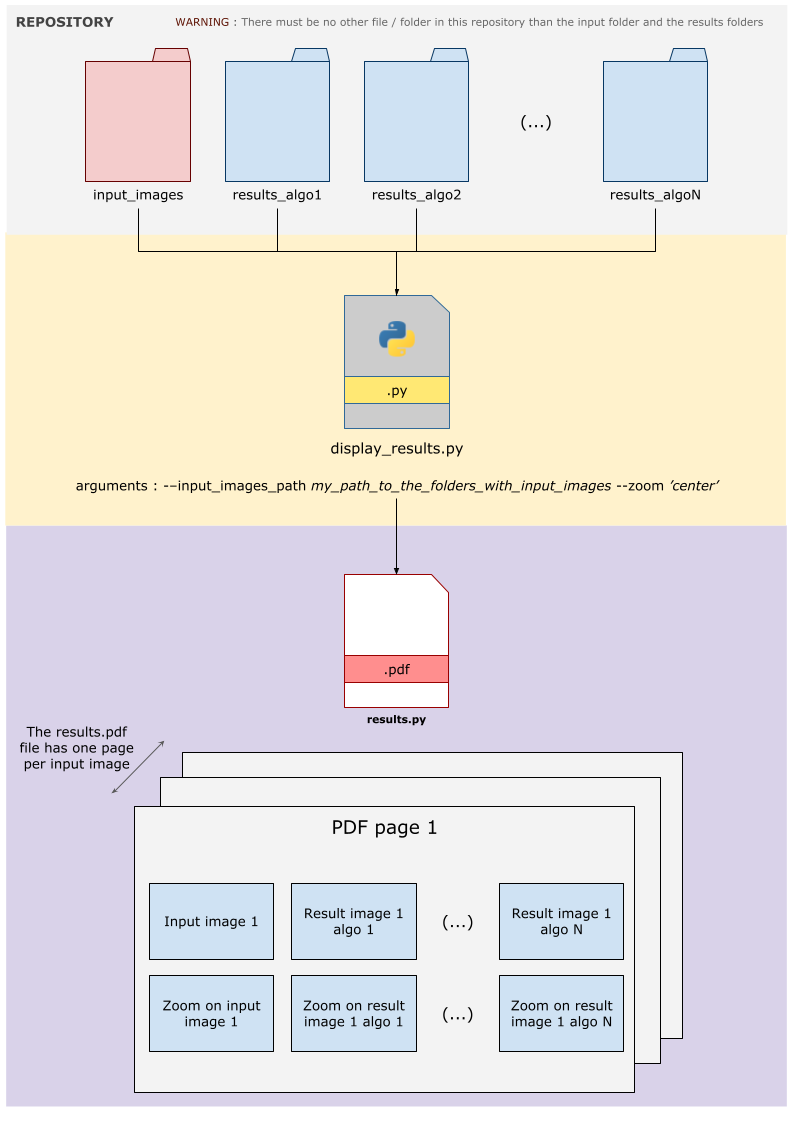
#> input picture display_tool/illustrations/display_tool.png, 793 x 1121 px
$ python central_crop.py --folder_path display_tool/illustrations --output_dir out --width_max 100 --height_max 100
#> lines starting #> are read from the running program, lines starting #| are printed output that depends on the picture
"""This python script enables to central crop all images in a folder if their width or height exceed
some given limits.

All images are then copy pasted to an output directory, which then stores all cropped images.

If an image from the input folder has a shape which is bellow the given limits, it will be simply
copy pasted.
"""

 # --------------- IMPORTS ----------------------------------------------------------------------------

import os
import cv2
import argparse

from tqdm import tqdm

# --------------- PARSING ARGUMENTS -------------------------------------------------------------------

parser = argparse.ArgumentParser()

parser.add_argument('--folder_path', type=str, required=True, help='path to images folder')
parser.add_argument('--output_dir', type=str, required=True, help='new repository to save cropped images')
parser.add_argument('--width_max', type=int, required=True, help='max image width before central cropping')
parser.add_argument('--height_max', type=int, required=True, help='max image height before central cropping')

args = parser.parse_args()

folder_path = args.folder_path
output_dir = args.output_dir
width_max = args.width_max
height_max = args.height_max

input_folder_basename = os.path.basename(folder_path)
output_dir_basename = os.path.basename(output_dir)

# --------------- CODE --------------------------------------------------------------------------------

i = 0
j = 0

print(f"\n\nLaunching central_crop python file with parameters : \n")
print(f"\twidth maximal : {width_max}")
print(f"\theight maximal : {height_max} \n")

# let's check that the output folder exists and if not lets create it
if not os.path.exists(output_dir):
    os.makedirs(output_dir)

print(f'Start processing folder {folder_path}...\n')

# we parse all elements in the input folder
for image_name in tqdm(os.listdir(folder_path), desc=f'Parsing {input_folder_basename}: '):

    image_extension = os.path.splitext(image_name)[1]
    image_basename = os.path.splitext(image_name)[0]

    if image_extension not in ['.jpg', '.jpeg', '.png', '.JPG']:

        print(f'\nFile detected as not image : {image_name}. Just passing by...')
        print(f'\n-------------------------------------------------- \n')

        continue

    image_path = os.path.join(folder_path, image_name)

    image = cv2.imread(image_path)
#> image is the input picture: shape (1121, 793, 3); mean B, G, R 225, 225.9, 230.1

    width_image, height_image, channels = image.shape
#> width_image = 1121; height_image = 793; channels = 3

    if (width_image <= width_max+1) and (height_image <= height_max+1):

        os.system(f'cp {image_path} {output_dir}')

        j += 1

        continue

    x_center, y_center = width_image//2, height_image//2
#> x_center = 560; y_center = 396

    # if the image is wider AND higher than the maximal sizes
    if (width_image > width_max+1) and (height_image > height_max+1):

        x_margin, y_margin = (width_image - width_max)//2, (height_image - height_max)//2
#> x_margin = 510; y_margin = 346

        cropped_image = image[x_margin:-x_margin, y_margin:-y_margin, :]
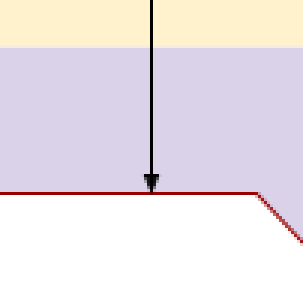
#> cropped_image: shape (101, 101, 3) (shown 3 times larger); mean B, G, R 232, 226.7, 233.6

        cropped_image_name = image_basename + '_cc' + image_extension

        if cv2.imwrite(os.path.join(output_dir, cropped_image_name), cropped_image):
            i += 1

    # if the image is only wider but less high than the maximal sizes
    elif (width_image > width_max+1) and (height_image <= height_max+1):

        x_margin = (width_image - width_max)//2

        cropped_image = image[x_margin:-x_margin,:,:]

        cropped_image_name = image_basename + '_cc' + image_extension

        if cv2.imwrite(os.path.join(output_dir, cropped_image_name), cropped_image):
            i += 1

    # if the image is only higher but less width than the maximal sizes
    elif (width_image <= width_max+1) and (height_image > height_max+1):

        y_margin = (height_image - height_max)//2

        cropped_image = image[:,y_margin:-y_margin,:]

        cropped_image_name = image_basename + '_cc' + image_extension

        if cv2.imwrite(os.path.join(output_dir, cropped_image_name), cropped_image):
            i += 1
#> pass 2 of the loop `for image_name in tqdm(os.listdir(folder_path), desc=f'Parsing {input_..`:
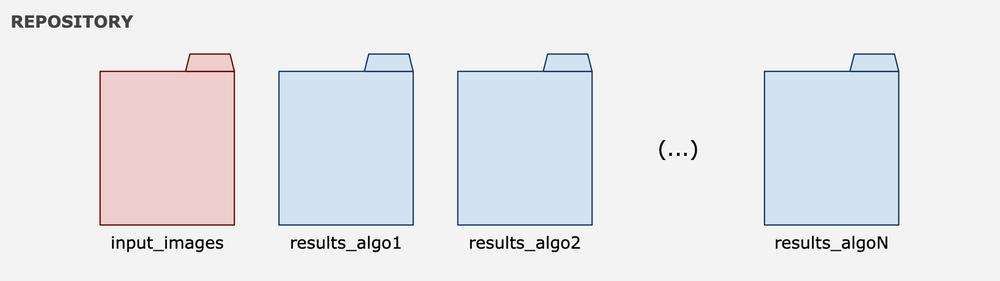
#> input picture display_tool/illustrations/folders_organization.png, 1000 x 281 px, shrunk from 1948 x 548 before the run
#> image is the input picture: shape (281, 1000, 3); mean B, G, R 235.5, 231.8, 230.6
#> `cropped_image = image[x_margin:-x_margin, y_margin:-y_margin, :]`:
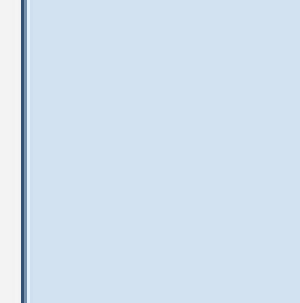
#> cropped_image: shape (101, 100, 3) (shown 3 times larger); mean B, G, R 239.3, 225, 209.9

print(f'\nProcessing over. \n\t{i} images cropped.\n\t{j} image(s) just copied pasted.\n\n')


# ----------------------------------------------------------------------------------------------------
